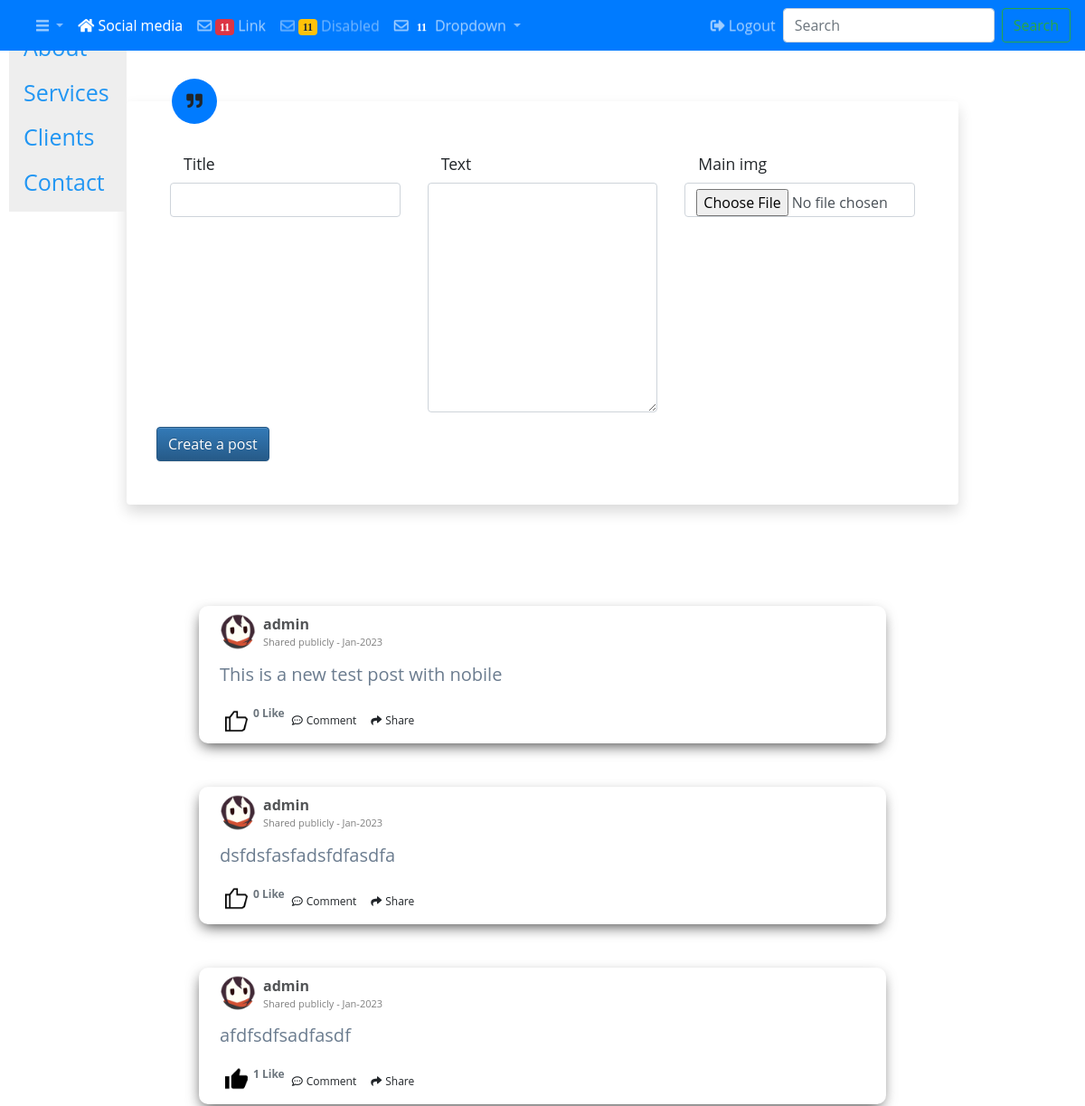
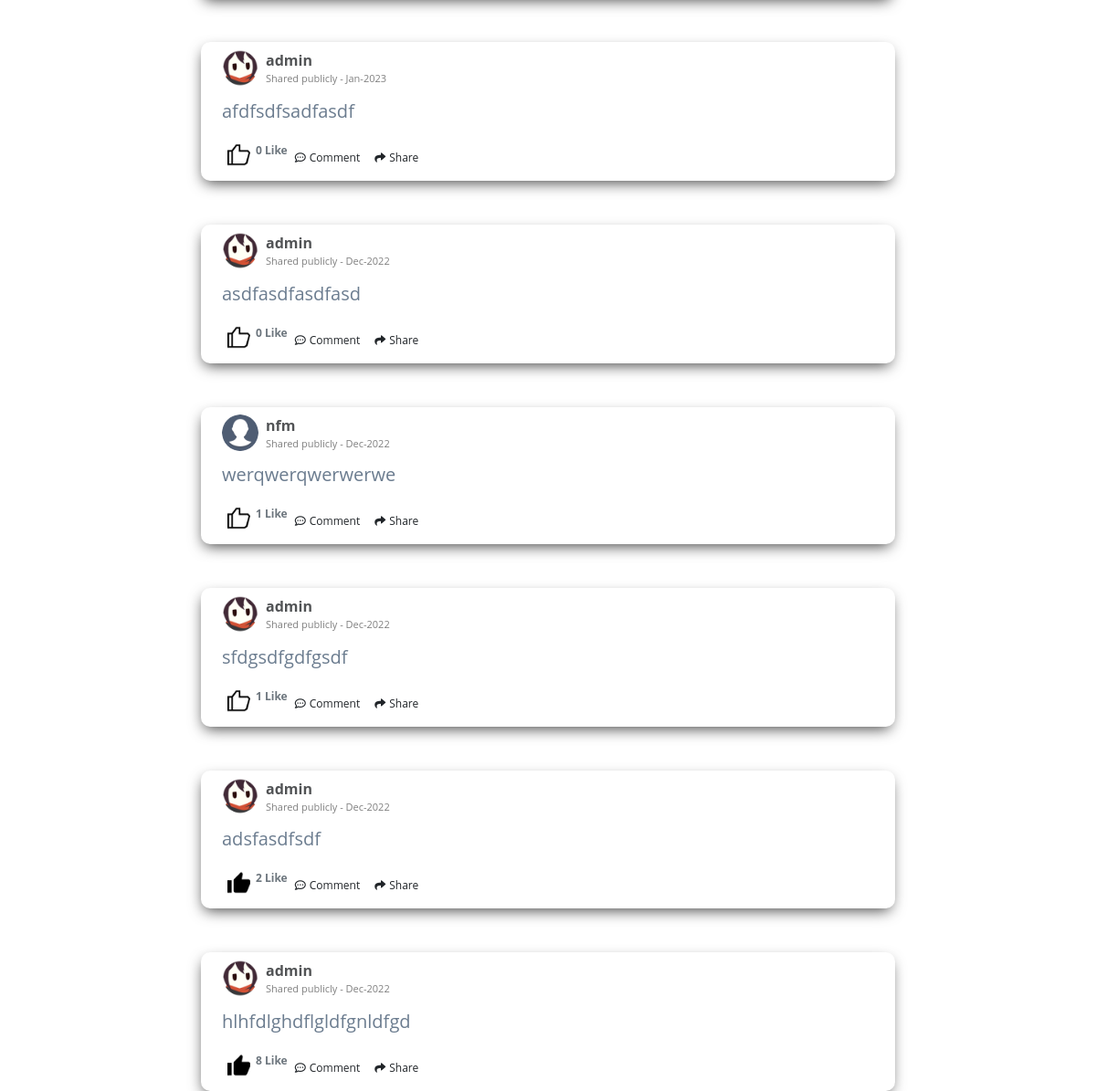
The app's page / (signed in) with its own data (2 pictures, top to bottom).
### customers/models.py (models this page shows, shortened)
class Post(models.Model) :
    title = models.CharField(
            max_length=200,
            validators=[MinLengthValidator(2, "Title must be greater than 2 characters")]
    ,blank=True)
    text = models.TextField(blank=True,null=True)
    owner = models.ForeignKey(settings.AUTH_USER_MODEL, on_delete=models.CASCADE)
    comments = models.ManyToManyField(settings.AUTH_USER_MODEL,
        through='Comment', related_name='comments_owned')
    main_img = models.ImageField(upload_to='images/',null=True, blank=True)
    created_at = models.DateTimeField(auto_now_add=True)
    updated_at = models.DateTimeField(auto_now=True)
    likes = models.ManyToManyField(User,related_name="post_likes",blank=True)
    def number_of_likes(self):
        return self.likes.count()
    def publish_date(self):
        return self.updated_at.strftime("%b-%Y")

### members/models.py (models this page shows, shortened)
class Profile(models.Model):
    GENDER = (
        ('M', 'Male'),
        ('F', 'Female'),
    )
    user = models.OneToOneField(User , on_delete=models.CASCADE)
    bio = models.TextField(max_length=2000,null=True)
    birthday = models.DateField(null=True)
    profile_pic=models.ImageField(default='default.png',upload_to='profile-images')
    gender = models.CharField(max_length=1, choices=GENDER,blank=True)
    slug = models.SlugField(null=True)

### customers/views.py (the view)
# urls.py: path('', views.Mainview.as_view(), name='index'),
class Mainview(OwnerListView):
    model=Post
    template_name='customers/index.html'
    def get(self,request,*args,**kwargs):
        if request.user.is_authenticated:
            posts=Post.objects.all().order_by('-created_at')
            profiles=Profile.objects.all()
            user_agent = get_user_agent(request).browser.family
            create_form = CreateForm()
            followers_posts_list = {}
            try:
                userobject = get_object_or_404(Profile, user=self.request.user)
                followers=Follwing_count.objects.filter(follwer=userobject.user)
                following = len(Follwing_count.objects.filter(follwing=userobject.user))
                follower_count = len(followers)
                for follower in followers :
                    user_object = User.objects.get(username=follower)
                    followers_posts_list=Post.objects.filter(owner=user_object)
            except:
                pass
            if followers_posts_list:
                context = {'profile_list':profiles,'post_list':posts,'user_agent':user_agent,'create_form':create_form,
                'followers_posts_list':followers_posts_list,'following':following , 'followers':follower_count}
            else:
                context = {'profile_list':profiles,'post_list':posts,'user_agent':user_agent,'create_form':create_form}
            return render(request,'customers/index.html',context)
        else :
            return render(request,'members/login.html')

### customers/forms.py
class CreateForm(forms.ModelForm):
    def __init__(self, *args, **kwargs):
        super(CreateForm, self).__init__(*args, **kwargs)
        for name in self.fields.keys():
            self.fields[name].widget.attrs.update({
                'class': 'form-control',
            })
    class Meta:
        model = Post
        fields = ['title', 'text','main_img']  # Picture is manual

### members/models.py (called while the page is built)
    def __str__(self):
        return self.follwing +" followed By "+ self.follwer

### customers/templates/customers/index.html (shortened to what this page needs)
{% extends "base_nav.html" %}
{% load static %}
{% load user_agents %}
{% block content %}
    {% if user.is_authenticated %}
    <section class="py-5">
        <div class="container">
            <div class="row">
                <div class="col-lg-10 mx-auto">
                    <blockquote class="blockquote blockquote-custom bg-white p-5 shadow rounded">
                        <div class="blockquote-custom-icon"><i class="fa fad fa-quote-right"></i></div>
                        <p class="mb-0 mt-2 font-italic">
                            <form id="post_create_form" method="post">
                            <div class="row">
                                {% for field in create_form %}
                                        <div class="form-group col-4">
                                            <label class="col-12">{{ field.label }}</label>
                                            {{ field }}
                                        </div>
                                {% endfor %}
                                        <input type="submit" class="btn btn-primary" value="Create a post" />
                                    </div>
                                </div>
                            </div>
                        </div>
                </div>
    {% endif %}
{% if post_list %}
{% for post in post_list %}
<div class="container mt-5">
    <div class="d-flex justify-content-center row">
        <div class="col-md-8" id="post-section">
            <div class="d-flex flex-column comment-section" id="{{post.id}}myGroup">
                <div class="bg-white p-2">
                    <div class="d-flex flex-row user-info"><img class="rounded-circle" src="{{ post.owner.profile.profile_pic.url }}" width="40" height="40">
                        <div class="d-flex flex-column justify-content-start ml-2"><span class="d-block font-weight-bold name"><a href="{%  url 'members:users-profile' post.owner.profile.slug %}" >{{ post.owner.username }}</a>
                        </span><span class="date text-black-50">Shared publicly - {{ post.publish_date }}</span></div>
                    </div>
                    <div class="mt-2">
                        <p class="comment-text" width="100%">{{ post.text }} </p>
                    </div>
                </div>
                <div class="bg-white p-2">
                    <div class="d-flex flex-row fs-12">
                {% if user.is_authenticated %}
                <form action="{% url 'customers:like_post' post.id %}" method="POST">
                {% if user not in post.likes.all %}
                <button type="submit" name="post_id" value="{{post.id}}" class ="like-post-button"><img src="{% static '/images/like.png' %}" width="25" height="25"></button>
                {% else %}
                <button type="submit" name="post_id" value="{{post.id}}" class ="like-post-button" ><img src="{% static '/images/unlike.png' %}" width="25" height="25"/></button>
                {% endif %}
                </form>
                {% endif %}
                <strong class="text-secondary">{{ post.number_of_likes }} Like{{ number_of_likes|pluralize }}</strong>
                        <div class="like p-2 cursor action-collapse" data-toggle="collapse" aria-expanded="true" aria-controls="collapse-1" href="#{{post.id}}collapse-1"><i class="fa fa-commenting-o"></i><span class="ml-1">Comment</span></div>
                        <div class="like p-2 cursor action-collapse" data-toggle="collapse" aria-expanded="true" aria-controls="collapse-2" href="#{{post.id}}collapse-2"><i class="fa fa-share"></i><span class="ml-1">Share</span></div>
                    </div>
                </div>
            </div>
        </div>
    </div>
</div>
{% endfor %}
{% endif %}
{% endblock %}

### records on screen
Post: owner.profile.profile_pic (picture), owner.username "admin", publish_date "Jan-2023", text "This is a new test post with nobile", number_of_likes "0"
Post: owner.profile.profile_pic (picture), owner.username "admin", publish_date "Jan-2023", text "dsfdsfasfadsfdfasdfa", number_of_likes "0"
Post: owner.profile.profile_pic (picture), owner.username "admin", publish_date "Jan-2023", text "afdfsdfsadfasdf", number_of_likes "1"
Post: owner.profile.profile_pic (picture), owner.username "admin", publish_date "Jan-2023", text "afdfsdfsadfasdf", number_of_likes "0"
Post: owner.profile.profile_pic (picture), owner.username "admin", publish_date "Dec-2022", text "asdfasdfasdfasd", number_of_likes "0"
Post: owner.profile.profile_pic (placeholder picture), owner.username "nfm", publish_date "Dec-2022", text "werqwerqwerwerwe", number_of_likes "1"
Post: owner.profile.profile_pic (picture), owner.username "admin", publish_date "Dec-2022", text "sfdgsdfgdfgsdf", number_of_likes "1"
Post: owner.profile.profile_pic (picture), owner.username "admin", publish_date "Dec-2022", text "adsfasdfsdf", number_of_likes "2"
Post: owner.profile.profile_pic (picture), owner.username "admin", publish_date "Dec-2022", text "hlhfdlghdflgldfgnldfgd", number_of_likes "8"

### other values on screen
{{ field.label }} "Title" "Text" "Main img"
